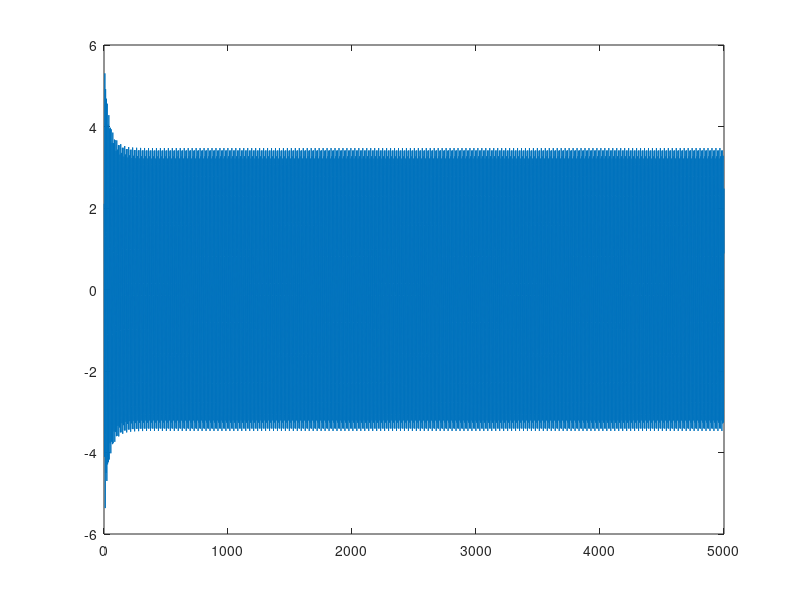

Write MATLAB code to recreate this figure.
close all
clear all
clc

% Choose how much amplitude and phase mismatch between local oscillator
% signals
ampl_mismatch_db = 1;  %[dB]
IQ_phase_mismatch = 2; %[degrees]


%% Some parameters
Fs2 = 16e6;
downrate = 200;
Fs = downrate * Fs2;
dT = 1/Fs;
RF_ampl = 2;
LOI_ampl = 1*10^(ampl_mismatch_db/20);
LOQ_ampl = 1;
RF_freq = 2.440e8;


%% Choose which sideband the LO downconverts

% For this sideband, output amplitude should be ~1/2
LO_freq = RF_freq + 2.5e6;

% For this sideband, output amplitude should be ~0
% LO_freq = RF_freq - 2.5e6;


%% Create a complex bandpass FIR filter
Hlp = fir1(28,1e6/(Fs2/2));     % Lowpass prototype
N = length(Hlp)-1;
Fbp = 2.5e6/(Fs2/2);                              % Desired frequency shift
j = complex(0,1);
Hbp = Hlp.*exp(j*Fbp*pi*(0:N));

% View frequency response of filter
% fvtool(Hbp)

% Generate some tone at RF
N = 1e6;
t = 0:dT:(N-1)*dT;
MSK = RF_ampl * sin(2*pi*RF_freq*t);

%% Create LO with amplitude and phase mismatch
LOI = LOI_ampl * sin(2*pi*LO_freq*t)+LOI_ampl;
LOQ = LOQ_ampl * sin(2*pi*LO_freq*t + IQ_phase_mismatch + 90*pi/180)+LOQ_ampl;

%% Downconvert with LO
IFI = LOI .* MSK;
IFQ = LOQ .* MSK;

% Remove high frequency mixing content
[b,a] = butter(5,40e6/(Fs/2));
IFI_filt = filter(b,a,IFI);
IFQ_filt = filter(b,a,IFQ);

% Downsample to 16 MHz before further processing
Iout_un = IFI_filt(1:downrate:end);
Qout_un = IFQ_filt(1:downrate:end);
t = t(1:downrate:end);

%% Quantize
Iout = round(6.5*Iout_un);
Qout = round(6.5*Qout_un);

% Iout = round(6.5*Iout_un-0.5);
% Qout = round(6.5*Qout_un-0.5);

%% Apply matlab I/Q compensation algorithm
% https://www.mathworks.com/help/comm/ref/comm.iqimbalancecompensator-system-object.html
% M = 1e-3;
% x = zeros(1,length(Iout));
% y = zeros(1,length(Iout));
% w = zeros(1,length(Iout));
% 
% for ii = 1:length(Iout)
%     x(ii) = Iout(ii) + j*Qout(ii);
%     y(ii) = x(ii) + w(ii)*conj(x(ii));
%     
%     w(ii+1) = w(ii) - M*y(ii)^2;
% end
% 
% IFI_filt = real(y);
% IFQ_filt = imag(y);
% 
M = 1/2048;
iy = zeros(1,length(Iout));
qy = zeros(1,length(Iout));
wr = zeros(1,length(Iout));
wj = zeros(1,length(Iout));

% for ii = 1:length(Iout)
%     iy(ii) = Iout(ii) + wr(ii)*Iout(ii) + wj(ii)*Qout(ii);
%     qy(ii) = Qout(ii) + wj(ii)*Iout(ii) - wr(ii)*Qout(ii);
%     
%     wr(ii+1) = wr(ii) - M*(iy(ii) + qy(ii))*(iy(ii)-qy(ii));
%     wj(ii+1) = wj(ii) - M*(2*iy(ii)*qy(ii));
% end

for ii = 1:length(Iout)
    iy(ii) = Iout(ii) + (M*(wr(ii)*Iout(ii) + wj(ii)*Qout(ii)));
    qy(ii) = Qout(ii) + (M*(wj(ii)*Iout(ii) - wr(ii)*Qout(ii)));
    if(ii < 5000)
        wr(ii+1) = wr(ii) - ((iy(ii) + qy(ii))*(iy(ii)-qy(ii)));
        wj(ii+1) = wj(ii) - ((2*iy(ii)*qy(ii)));
    else
        wr(ii+1) = wr(ii);
        wj(ii+1) = wj(ii);
    end
end

iyout = (iy)/6.5;
qyout = (qy)/6.5;

IFI_filt = iy;
IFQ_filt = qy;
%%
% Filter signal with complex bandpass filter    
Rcoeff = real(Hbp);
Icoeff = imag(Hbp);

x1 = conv(IFI_filt,Rcoeff,'same');
x2 = conv(IFQ_filt,Icoeff,'same');
Iout_final = x1 - x2;

x3 = conv(IFI_filt,Icoeff,'same');
x4 = conv(IFQ_filt,Rcoeff,'same');
Qout_final = x3 + x4;

% Plot the Q channel after the IQ compensation and filtering
figure;plot(Iout_final)
% figure;plot(Qout_final)
